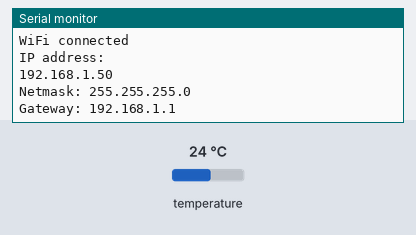
This program was run on a simulated ESP8266 (NodeMCU). On the bench: the last lines printed to the serial monitor. The test bench sets the inputs (shaded band); at power-on: temperature 24 °C. WiFi joins after 1.5 s; servers stay silent unless stated; uploads are accepted with an empty reply.

Above: at 2.8 s.
2.9 s: temperature set to 12 °C
At 14.0 s:
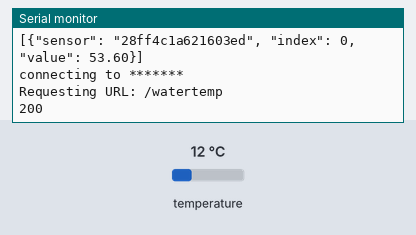
19.0 s: temperature set to 19 °C
At 23.73 s:
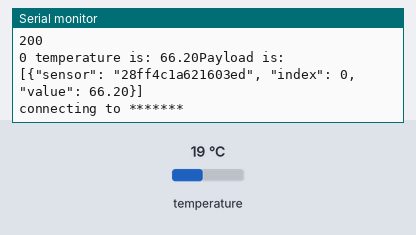

The program:

main.cpp
```cpp
#include <Arduino.h>
#include <SPI.h>

// Huzzah
#include <ESP8266WiFi.h>
#include <ESP8266HTTPClient.h>

const char* ssid     = "*******";
const char* password = "*******";

const char* host = "*******";

// OneWire
#include <OneWire.h>
#include <DallasTemperature.h>

#define ONE_WIRE_BUS 2

OneWire oneWire(ONE_WIRE_BUS);
DallasTemperature sensors(&oneWire);

String convertAddress(DeviceAddress deviceAddress)
{
  String returnValue = "";
  for (uint8_t i = 0; i < 8; i++)
  {
    if (deviceAddress[i] < 16) returnValue += "0";
    returnValue += String(deviceAddress[i], HEX);
  }

  return returnValue;
}

void setup() {
  Serial.begin(115200);
  delay(100);

 // WiFi
 // *********************
  // We start by connecting to a WiFi network

  Serial.println();
  Serial.println();
  Serial.print("Connecting to ");
  Serial.println(ssid);

  WiFi.begin(ssid, password);

  while (WiFi.status() != WL_CONNECTED) {
    delay(500);
    Serial.print(".");
  }

  Serial.println("");
  Serial.println("WiFi connected");
  Serial.println("IP address: ");
  Serial.println(WiFi.localIP());
  Serial.print("Netmask: ");
  Serial.println(WiFi.subnetMask());
  Serial.print("Gateway: ");
  Serial.println(WiFi.gatewayIP());

  // OneWire
   sensors.begin();
}

int value = 0;

void loop() {
  delay(10000);
  ++value;
  uint8_t sensorCount = sensors.getDeviceCount();
  sensors.requestTemperatures();
  float temp;
  String sensorValues = "[";
  for (int i = 0; i < sensorCount ; i++){
      temp = sensors.getTempFByIndex(i);
      Serial.print(i); Serial.print(" temperature is: ");
      Serial.print(temp);
      DeviceAddress address;
      sensors.getAddress(address, i);

      sensorValues += "{\"sensor\": \"" + convertAddress(address) + "\", \"index\": " + String(i) + ", \"value\": " + String(temp) + "}";
      if (i < sensorCount - 1) sensorValues += ",";
  }

  sensorValues += "]";
  Serial.println("Payload is:");
  Serial.println(sensorValues);

  Serial.print("connecting to ");
  Serial.println(host);

  // Use WiFiClient class to create TCP connections
  WiFiClient client;
  const int httpPort = 1880;
  if (!client.connect(host, httpPort)) {
    Serial.println("connection failed");
    return;
  }

  // We now create a URI for the request
  String url = "/watertemp";
  Serial.print("Requesting URL: ");
  Serial.println(url);

  HTTPClient httpClient;

  String postUrl = "http://" + String(host) + ":" +  String(httpPort) + url;

  httpClient.begin(postUrl);
  httpClient.addHeader("Content-Type", "application/json");
  auto httpCode = httpClient.POST(sensorValues);

  Serial.println(httpCode);
  String payload = httpClient.getString();
  Serial.println(payload); //Print request response payload
  httpClient.end();
}
```

Measured:
- after the input at 2.9 s, the serial monitor: prints a new line after 9.5 s (image 1)
- after the input at 19.0 s, the serial monitor: prints a new line after 4.6 s (image 2)
